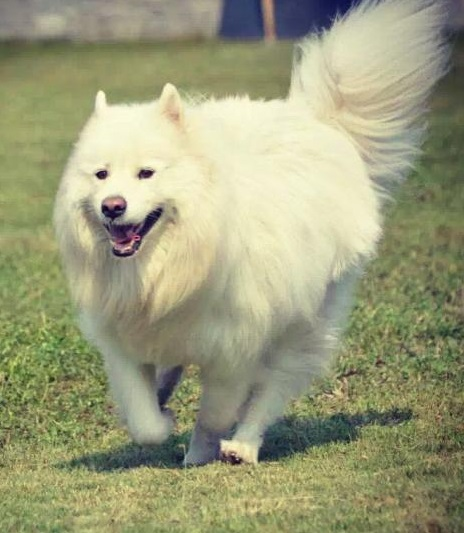
//> input picture doc/test2.jpg, 464 x 533 px
$ ./test_transform2   (built with g++ and OpenCV 4, the #if around main switched on)
//> lines starting //> are read from the running program, lines starting //| are printed output that depends on the picture
/*
Copyright (C) 2019-2020 JingWeiZhangHuai <jingweizhanghuai@163.com>
Licensed under the Apache License, Version 2.0; you may not use this file except in compliance with the License. You may obtain a copy of the License at http://www.apache.org/licenses/LICENSE-2.0 Unless required by applicable law or agreed to in writing, software distributed under the License is distributed on an "AS IS" BASIS, WITHOUT WARRANTIES OR CONDITIONS OF ANY KIND, either express or implied. See the License for the specific language governing permissions and limitations under the License.
*/
#ifdef USE_OPENCV
// build: g++ -O2 -fopenmp test_transform2.cpp -o test_transform2_opencv.exe -DUSE_OPENCV -I C:\ProgramFiles\OpenCV\include -I ..\include -L C:\ProgramFiles\OpenCV\lib\mingw -lopencv_world349 -llibjpeg-turbo -llibjasper -lIlmImf -llibtiff  -llibwebp -llibpng -lzlib -L ..\lib\x64_mingw -lmorn

#include "opencv2/opencv.hpp"
#include "opencv2/imgproc/imgproc.hpp"

#include "morn_util.h"

using namespace cv;
int main()
{
    Mat src = imread("../doc/test2.jpg");
//> src is the input picture: 533 rows x 464 cols, CV_8UC3; mean B, G, R 122.9, 157.2, 155.8
    Mat dst;
    Point2f ps[4] = {Point2f( 0,  0),Point2f(  0,500),Point2f(500,500),Point2f(500, 0)};
	Point2f pd[4] = {Point2f(50,-30),Point2f(-50,480),Point2f(520,420),Point2f(390,60)};

    mTimerBegin("affine transform by OpenCV");
//> (this line was passed over: mTimerBegin is not available in this run)
    Mat affine_trans = getAffineTransform(ps,pd);
    for(int i=0;i<100;i++)
        warpAffine(src,dst,affine_trans,Size(src.cols,src.rows));
//> this loop made 100 passes
//> pass 1, `warpAffine(src,dst,affine_trans,Size(src.cols,src.rows));`:
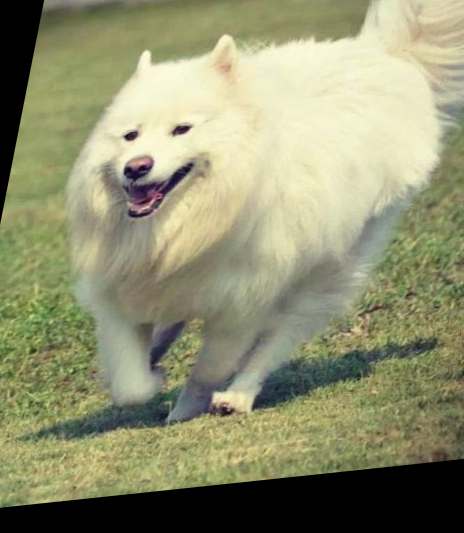
//> dst: 533 rows x 464 cols, CV_8UC3; mean B, G, R 112.9, 145.9, 145
    mTimerEnd("affine transform by OpenCV");
//> (this line was passed over: mTimerEnd is not available in this run)
    imwrite("./test_affine_cv.jpg",dst);

    mTimerBegin("perspective transform by OpenCV");
//> (this line was passed over: mTimerBegin is not available in this run)
    Mat perspective_trans = getPerspectiveTransform(ps, pd);
	for(int i=0;i<100;i++)
        warpPerspective(src,dst,perspective_trans,Size(src.cols, src.rows));
//> this loop made 100 passes
//> pass 1, `warpPerspective(src,dst,perspective_trans,Size(src.cols, src.rows));`:
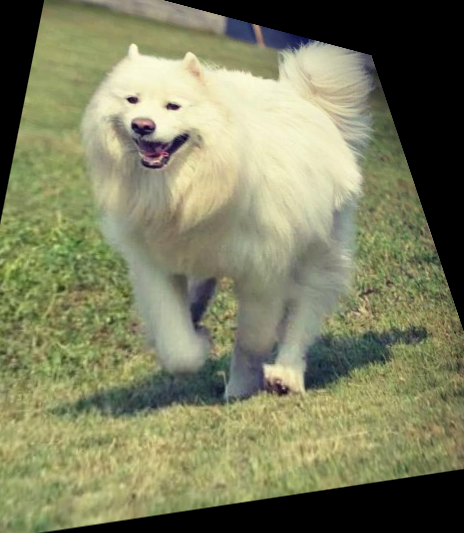
//> dst: 533 rows x 464 cols, CV_8UC3; mean B, G, R 95.7, 127.6, 125.5
    mTimerEnd("perspective transform by OpenCV");
//> (this line was passed over: mTimerEnd is not available in this run)
    imwrite("./test_perspective_cv.jpg",dst);

    return 0;
}
#endif

#ifdef USE_MORN
// build: g++ -O2 -fopenmp test_transform2.cpp -o test_transform2_morn.exe -DUSE_MORN -I ..\include\ -L ..\lib\x64_mingw\ -lmorn -ljpeg -lpng -lz
#include "morn_image.h"

int main()
{
    MImage *in = mImageCreate();
    MImage *out = mImageCreate();
    mImageLoad(in,"../doc/test2.jpg");

    MImagePoint pi[4]; mPoint(pi+0, 0,  0);mPoint(pi+1,  0,500);mPoint(pi+2,500,500);mPoint(pi+3,500, 0);
    MImagePoint po[4]; mPoint(po+0,50,-30);mPoint(po+1,-50,480);mPoint(po+2,520,420);mPoint(po+3,390,60);

    mTimerBegin("affine transform by Morn");
    for(int i=0;i<100;i++)
        mImageAffineCorrection(in,out,pi,po,DFLT);
    mTimerEnd("affine transform by Morn");
    mImageSave(out,"./test_affine_morn.jpg");

    mTimerBegin("perspective transform by Morn");
    for(int i=0;i<100;i++)
        mImagePerspectiveCorrection(in,out,pi,po,DFLT);
    mTimerEnd("perspective transform by Morn");
    mImageSave(out,"./test_perspective_morn.jpg");

    mImageRelease(in);
    mImageRelease(out);

    return 0;
}
#endif

$ run again, with doc/test.jpg copied over doc/test2.jpg
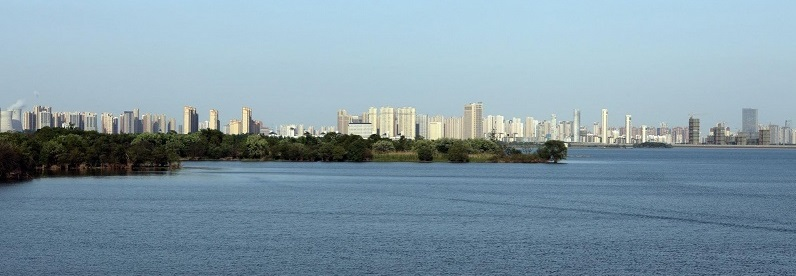
//> input picture doc/test.jpg, 796 x 276 px
//> src is the input picture: 276 rows x 796 cols, CV_8UC3; mean B, G, R 166.7, 153.5, 129.9
//> the loop `for(int i=0;i<100;i++)` made 100 passes
//> pass 1, `warpAffine(src,dst,affine_trans,Size(src.cols,src.rows));`:
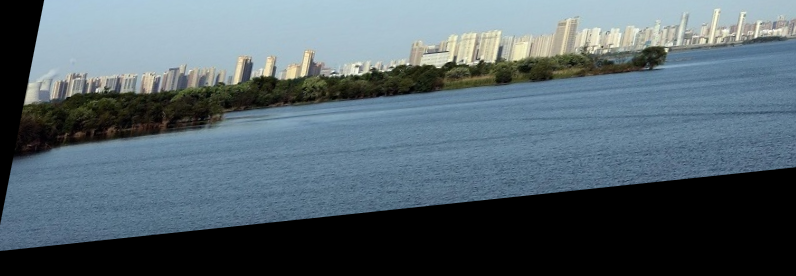
//> dst: 276 rows x 796 cols, CV_8UC3; mean B, G, R 107.1, 98.8, 83.5
//> the loop `for(int i=0;i<100;i++)` made 100 passes
//> pass 1, `warpPerspective(src,dst,perspective_trans,Size(src.cols, src.rows));`:
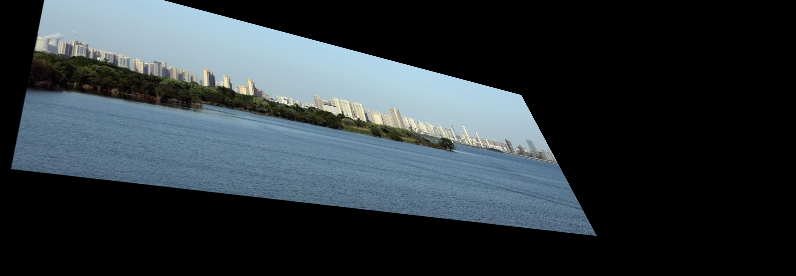
//> dst: 276 rows x 796 cols, CV_8UC3; mean B, G, R 60.5, 55.4, 46.5

$ run again, with doc/test_affine.jpg copied over doc/test2.jpg
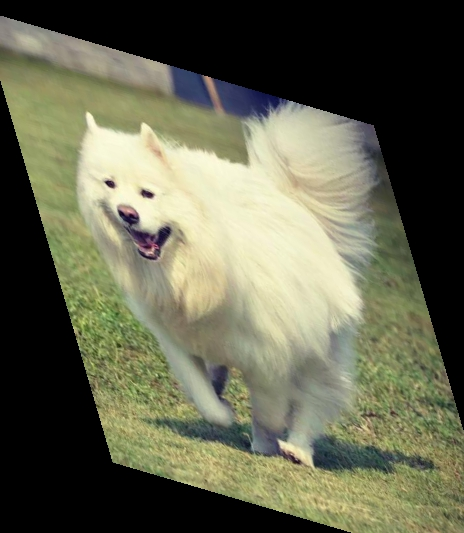
//> input picture doc/test_affine.jpg, 464 x 533 px
//> src is the input picture: 533 rows x 464 cols, CV_8UC3; mean B, G, R 79.5, 101.3, 100.4
//> the loop `for(int i=0;i<100;i++)` made 100 passes
//> pass 1, `warpAffine(src,dst,affine_trans,Size(src.cols,src.rows));`:
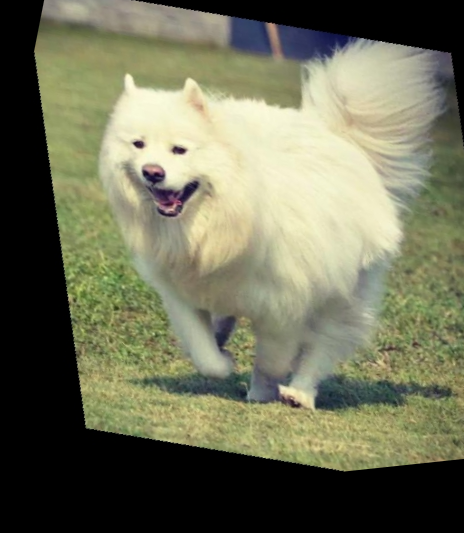
//> dst: 533 rows x 464 cols, CV_8UC3; mean B, G, R 88.6, 112.8, 111.9
//> the loop `for(int i=0;i<100;i++)` made 100 passes
//> pass 1, `warpPerspective(src,dst,perspective_trans,Size(src.cols, src.rows));`:
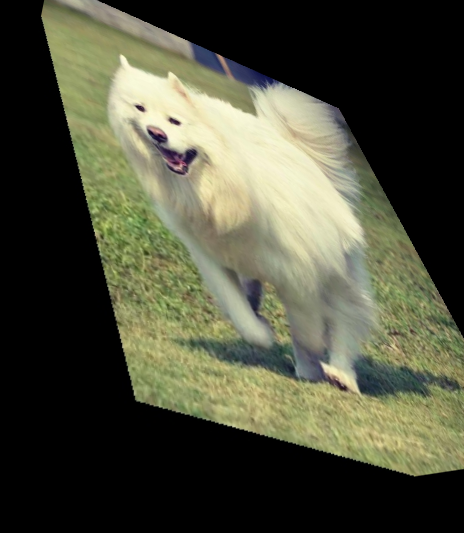
//> dst: 533 rows x 464 cols, CV_8UC3; mean B, G, R 60, 78.6, 77.4

$ run again, with doc/test_geometry.jpg copied over doc/test2.jpg
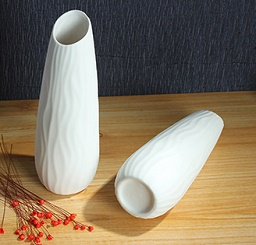
//> input picture doc/test_geometry.jpg, 256 x 245 px
//> src is the input picture: 245 rows x 256 cols, CV_8UC3; mean B, G, R 101.8, 121.3, 135.2
//> the loop `for(int i=0;i<100;i++)` made 100 passes
//> pass 1, `warpAffine(src,dst,affine_trans,Size(src.cols,src.rows));`:
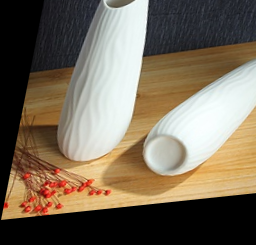
//> dst: 245 rows x 256 cols, CV_8UC3; mean B, G, R 89, 106.8, 119.5
//> the loop `for(int i=0;i<100;i++)` made 100 passes
//> pass 1, `warpPerspective(src,dst,perspective_trans,Size(src.cols, src.rows));`:
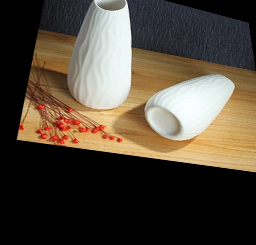
//> dst: 245 rows x 256 cols, CV_8UC3; mean B, G, R 58.3, 71.5, 81.6
